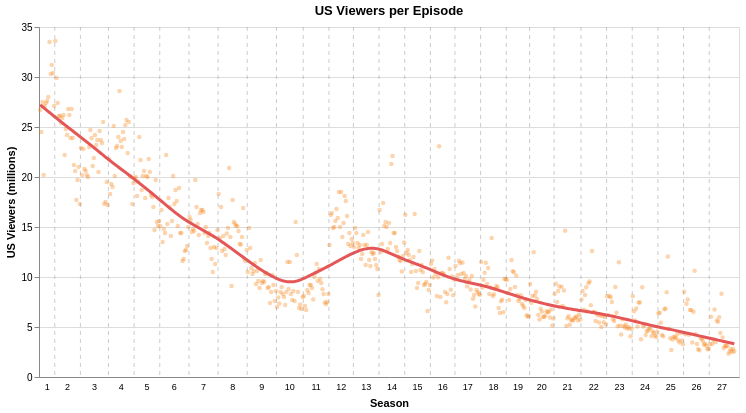

Here is the notebook cell this chart was saved with:
### Code cell
# LOESS with season numbers on x-axis (replacing episode numbers)
q2_loess_s_dots = (
    alt.Chart(df)
    .mark_circle(size=20, opacity=0.35)
    .encode(
        x=alt.X(
            "number_in_series:Q",
            title="Season",
            axis=alt.Axis(grid=False, labels=False, ticks=False, titlePadding=20),
        ),
        y=alt.Y("us_viewers_in_millions:Q", title="US Viewers (millions)"),
        color=alt.value("#f58518"),
        tooltip=[
            "title:N",
            "season:O",
            "number_in_season:O",
            "us_viewers_in_millions:Q",
        ],
    )
)

q2_loess_s_line = (
    alt.Chart(df)
    .transform_loess("number_in_series", "us_viewers_in_millions", bandwidth=0.2)
    .mark_line(color="#e45756", strokeWidth=3)
    .encode(
        x=alt.X("number_in_series:Q", axis=alt.Axis(grid=False)),
        y=alt.Y("us_viewers_in_millions:Q"),
    )
)

q2_season_x_labels = (
    alt.Chart(season_midpoints)
    .mark_text(fontSize=9, color="black")
    .encode(
        x=alt.X("mid:Q", axis=alt.Axis(grid=False)),
        y=alt.value(360),
        text="label:N",
    )
)

(q2_loess_s_dots + q2_loess_s_line + season_rules + q2_season_x_labels).properties(
    width=700, height=350, title="US Viewers per Episode"
)

### Figure 1 — Vega-Lite specification as saved in the notebook (floating-point values rounded to 4 significant figures; data arrays with more than 128 entries replaced by an {"elided": "..."} marker saying what was removed)
{"config": {"view": {"continuousWidth": 300, "continuousHeight": 300}}, "layer": [{"mark": {"type": "circle", "opacity": 0.35, "size": 20}, "encoding": {"color": {"value": "#f58518"}, "tooltip": [{"field": "title", "type": "nominal"}, {"field": "season", "type": "ordinal"}, {"field": "number_in_season", "type": "ordinal"}, {"field": "us_viewers_in_millions", "type": "quantitative"}], "x": {"axis": {"grid": false, "labels": false, "ticks": false, "titlePadding": 20}, "field": "number_in_series", "title": "Season", "type": "quantitative"}, "y": {"field": "us_viewers_in_millions", "title": "US Viewers (millions)", "type": "quantitative"}}}, {"mark": {"type": "line", "color": "#e45756", "strokeWidth": 3}, "encoding": {"x": {"axis": {"grid": false}, "field": "number_in_series", "type": "quantitative"}, "y": {"field": "us_viewers_in_millions", "type": "quantitative"}}, "transform": [{"loess": "us_viewers_in_millions", "on": "number_in_series", "bandwidth": 0.2}]}, {"data": {"name": "data-11e4a5cc3062299e357a44e0de0cd319"}, "mark": {"type": "rule", "color": "gray", "opacity": 0.4, "strokeDash": [4, 4]}, "encoding": {"x": {"axis": {"grid": false}, "field": "x", "type": "quantitative"}}}, {"data": {"name": "data-179abce399d7d3e972cc155cba2a1c96"}, "mark": {"type": "text", "color": "black", "fontSize": 9}, "encoding": {"text": {"field": "label", "type": "nominal"}, "x": {"axis": {"grid": false}, "field": "mid", "type": "quantitative"}, "y": {"value": 360}}}], "data": {"name": "data-ca1a322456cd13f9c31a272da9e50162"}, "height": 350, "title": "US Viewers per Episode", "width": 700, "$schema": "https://vega.github.io/schema/vega-lite/v6.1.0.json", "datasets": {"data-ca1a322456cd13f9c31a272da9e50162": {"elided": "596 records"}, "data-11e4a5cc3062299e357a44e0de0cd319": [{"x": 13.5, "season_label": "1"}, {"x": 35.5, "season_label": "2"}, {"x": 59.5, "season_label": "3"}, {"x": 81.5, "season_label": "4"}, {"x": 103.5, "season_label": "5"}, {"x": 128.5, "season_label": "6"}, {"x": 153.5, "season_label": "7"}, {"x": 178.5, "season_label": "8"}, {"x": 203.5, "season_label": "9"}, {"x": 226.5, "season_label": "10"}, {"x": 248.5, "season_label": "11"}, {"x": 269.5, "season_label": "12"}, {"x": 291.5, "season_label": "13"}, {"x": 313.5, "season_label": "14"}, {"x": 335.5, "season_label": "15"}, {"x": 356.5, "season_label": "16"}, {"x": 378.5, "season_label": "17"}, {"x": 400.5, "season_label": "18"}, {"x": 420.5, "season_label": "19"}, {"x": 441.5, "season_label": "20"}, {"x": 464.5, "season_label": "21"}, {"x": 486.5, "season_label": "22"}, {"x": 508.5, "season_label": "23"}, {"x": 530.5, "season_label": "24"}, {"x": 552.5, "season_label": "25"}, {"x": 574.5, "season_label": "26"}], "data-179abce399d7d3e972cc155cba2a1c96": [{"season": 1, "min": 1, "max": 13, "mid": 7.0, "label": "1"}, {"season": 2, "min": 14, "max": 35, "mid": 24.5, "label": "2"}, {"season": 3, "min": 36, "max": 59, "mid": 47.5, "label": "3"}, {"season": 4, "min": 60, "max": 81, "mid": 70.5, "label": "4"}, {"season": 5, "min": 82, "max": 103, "mid": 92.5, "label": "5"}, {"season": 6, "min": 104, "max": 128, "mid": 116.0, "label": "6"}, {"season": 7, "min": 129, "max": 153, "mid": 141.0, "label": "7"}, {"season": 8, "min": 154, "max": 178, "mid": 166.0, "label": "8"}, {"season": 9, "min": 179, "max": 203, "mid": 191.0, "label": "9"}, {"season": 10, "min": 204, "max": 226, "mid": 215.0, "label": "10"}, {"season": 11, "min": 227, "max": 248, "mid": 237.5, "label": "11"}, {"season": 12, "min": 249, "max": 269, "mid": 259.0, "label": "12"}, {"season": 13, "min": 270, "max": 291, "mid": 280.5, "label": "13"}, {"season": 14, "min": 292, "max": 313, "mid": 302.5, "label": "14"}, {"season": 15, "min": 314, "max": 335, "mid": 324.5, "label": "15"}, {"season": 16, "min": 336, "max": 356, "mid": 346.0, "label": "16"}, {"season": 17, "min": 357, "max": 378, "mid": 367.5, "label": "17"}, {"season": 18, "min": 379, "max": 400, "mid": 389.5, "label": "18"}, {"season": 19, "min": 401, "max": 420, "mid": 410.5, "label": "19"}, {"season": 20, "min": 421, "max": 441, "mid": 431.0, "label": "20"}, {"season": 21, "min": 442, "max": 464, "mid": 453.0, "label": "21"}, {"season": 22, "min": 465, "max": 486, "mid": 475.5, "label": "22"}, {"season": 23, "min": 487, "max": 508, "mid": 497.5, "label": "23"}, {"season": 24, "min": 509, "max": 530, "mid": 519.5, "label": "24"}, {"season": 25, "min": 531, "max": 552, "mid": 541.5, "label": "25"}, {"season": 26, "min": 553, "max": 574, "mid": 563.5, "label": "26"}, {"season": 27, "min": 575, "max": 596, "mid": 585.5, "label": "27"}]}}
